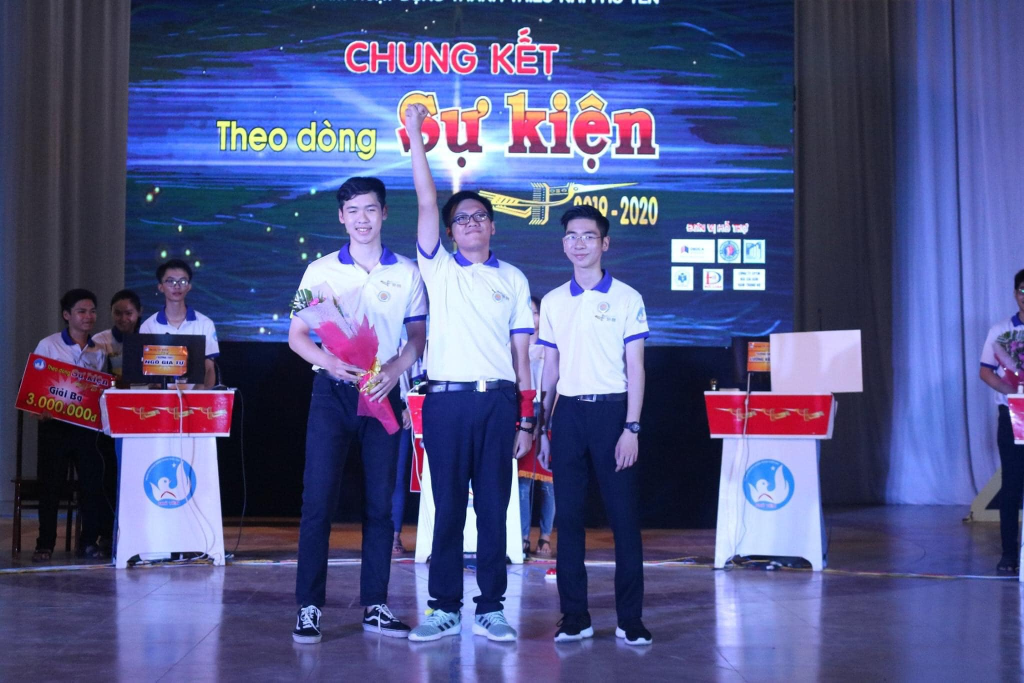
#> input picture Image-Similarity/1.jpg, 2048 x 1365 px (shown at 1/2 size)
$ jupyter execute 2imagesSimilarOrNot.ipynb   (shell and % lines are left out)   (older library calls are emulated)
#> lines starting #> are read from the running program, lines starting #| are printed output that depends on the picture
[cell 1]
# Cài đặt các thư viện cần thiết

import cv2
import numpy as np
from skimage.metrics import structural_similarity as ssim
import matplotlib.pyplot as plt

from google.colab import files

def compare_images(imageA, imageB, title):
    # Tính toán độ tương tự (SSIM) giữa hai hình ảnh
    score = ssim(imageA, imageB, multichannel=True)

    # Hiển thị hình ảnh và độ tương tự
    fig, ax = plt.subplots(nrows=1, ncols=3, figsize=(15, 5))

    ax[0].imshow(cv2.cvtColor(imageA, cv2.COLOR_BGR2RGB))
    ax[0].set_title('Image A')

    ax[1].imshow(cv2.cvtColor(imageB, cv2.COLOR_BGR2RGB))
    ax[1].set_title('Image B')

    # Hình ảnh chồng lên nhau
    overlay = cv2.addWeighted(imageA, 0.5, imageB, 0.5, 0)
    ax[2].imshow(cv2.cvtColor(overlay, cv2.COLOR_BGR2RGB))
    ax[2].set_title('Overlay: SSIM: %.2f' % score)

    # Hiển thị kết quả
    plt.show()

# Tải lên hai hình ảnh từ máy tính
uploaded = files.upload()
#> the answer given: 1.jpg

# Lưu tên file hình ảnh
image_files = list(uploaded.keys())

# Đọc hình ảnh
imageA = cv2.imread(image_files[0])
#> imageA is the input picture: shape (1365, 2048, 3); mean B, G, R 134.1, 85.5, 82
imageB = cv2.imread(image_files[1]) if len(image_files) > 1 else imageA

# Đảm bảo cả hai hình ảnh đều có cùng kích thước bằng cách điều chỉnh kích thước của hình ảnh thứ hai để phù hợp với hình ảnh thứ nhất
imageB = cv2.resize(imageB, (imageA.shape[1], imageA.shape[0]))

# So sánh hai hình ảnh
compare_images(imageA, imageB, "Image A vs. Image B")
#> in compare_images, `score = ssim(imageA, imageB, multichannel=True)`: score = 1
#> in compare_images, `plt.show()`:
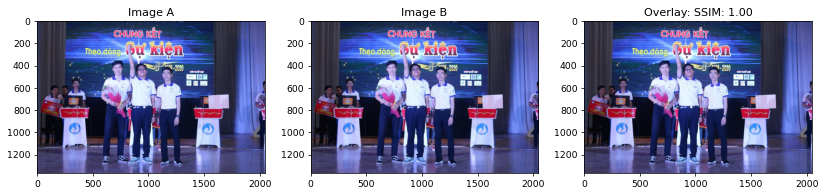
#> figure drawn by matplotlib, 3 panels


# So sánh hai hình ảnh
compare_images(imageA, imageB, "Image A vs. Image B")
